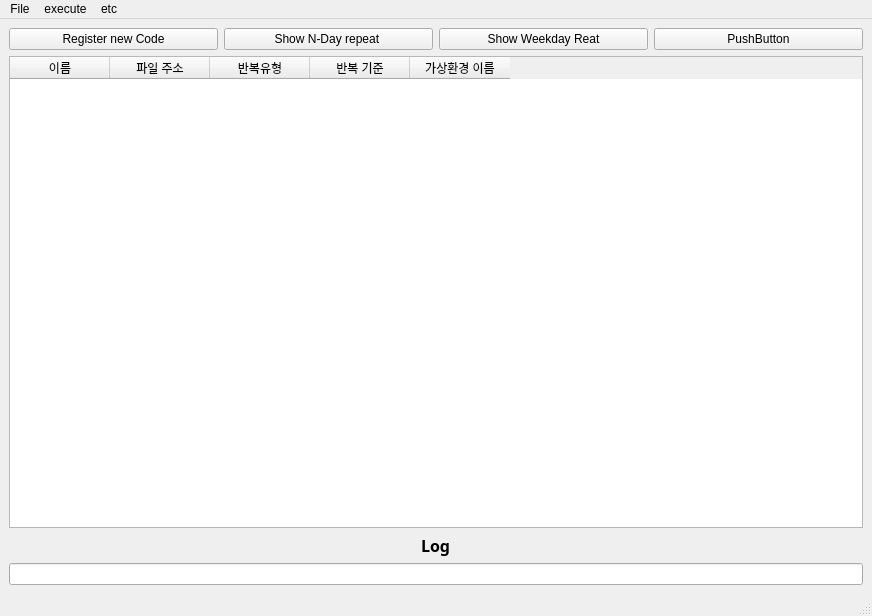
<?xml version="1.0" encoding="UTF-8"?>
<ui version="4.0">
 <class>MainWindow</class>
 <widget class="QMainWindow" name="MainWindow">
  <property name="geometry">
   <rect>
    <x>0</x>
    <y>0</y>
    <width>872</width>
    <height>616</height>
   </rect>
  </property>
  <property name="windowTitle">
   <string>MainWindow</string>
  </property>
  <widget class="QWidget" name="centralwidget">
   <layout class="QGridLayout" name="gridLayout_2">
    <item row="3" column="0">
     <widget class="QLineEdit" name="logText">
      <property name="readOnly">
       <bool>true</bool>
      </property>
     </widget>
    </item>
    <item row="0" column="0">
     <layout class="QGridLayout" name="gridLayout">
      <item row="0" column="1">
       <widget class="QPushButton" name="pushButton_2">
        <property name="font">
         <font>
          <family>Arial</family>
         </font>
        </property>
        <property name="text">
         <string>Show N-Day repeat </string>
        </property>
       </widget>
      </item>
      <item row="0" column="3">
       <widget class="QPushButton" name="testButton">
        <property name="font">
         <font>
          <family>Arial</family>
         </font>
        </property>
        <property name="text">
         <string>PushButton</string>
        </property>
       </widget>
      </item>
      <item row="0" column="2">
       <widget class="QPushButton" name="pushButton_3">
        <property name="font">
         <font>
          <family>Arial</family>
         </font>
        </property>
        <property name="text">
         <string>Show Weekday Reat</string>
        </property>
       </widget>
      </item>
      <item row="0" column="0">
       <widget class="QPushButton" name="registerButton">
        <property name="font">
         <font>
          <family>Arial</family>
         </font>
        </property>
        <property name="text">
         <string>Register new Code</string>
        </property>
       </widget>
      </item>
     </layout>
    </item>
    <item row="2" column="0" alignment="Qt::AlignHCenter">
     <widget class="QLabel" name="label">
      <property name="font">
       <font>
        <family>나눔스퀘어라운드OTF ExtraBold</family>
        <pointsize>12</pointsize>
        <weight>75</weight>
        <bold>true</bold>
       </font>
      </property>
      <property name="text">
       <string>Log</string>
      </property>
     </widget>
    </item>
    <item row="1" column="0">
     <widget class="QTableWidget" name="tableWidget">
      <property name="sizeAdjustPolicy">
       <enum>QAbstractScrollArea::AdjustIgnored</enum>
      </property>
      <property name="autoScroll">
       <bool>true</bool>
      </property>
      <property name="gridStyle">
       <enum>Qt::DashLine</enum>
      </property>
      <property name="sortingEnabled">
       <bool>true</bool>
      </property>
      <column>
       <property name="text">
        <string>이름</string>
       </property>
      </column>
      <column>
       <property name="text">
        <string>파일 주소</string>
       </property>
      </column>
      <column>
       <property name="text">
        <string>반복유형</string>
       </property>
      </column>
      <column>
       <property name="text">
        <string>반복 기준</string>
       </property>
      </column>
      <column>
       <property name="text">
        <string>가상환경 이름</string>
       </property>
      </column>
     </widget>
    </item>
   </layout>
  </widget>
  <widget class="QMenuBar" name="menubar">
   <property name="geometry">
    <rect>
     <x>0</x>
     <y>0</y>
     <width>872</width>
     <height>31</height>
    </rect>
   </property>
   <widget class="QMenu" name="menuFile">
    <property name="title">
     <string>File</string>
    </property>
    <addaction name="actionadd_file"/>
    <addaction name="actionsave"/>
    <addaction name="actionload"/>
   </widget>
   <widget class="QMenu" name="menuexecute">
    <property name="title">
     <string>execute</string>
    </property>
    <addaction name="actionRepeat_Execute"/>
   </widget>
   <widget class="QMenu" name="menuetc">
    <property name="title">
     <string>etc</string>
    </property>
    <addaction name="actionShow_current_time"/>
   </widget>
   <addaction name="menuFile"/>
   <addaction name="menuexecute"/>
   <addaction name="menuetc"/>
  </widget>
  <widget class="QStatusBar" name="statusbar"/>
  <action name="actionadd_file">
   <property name="text">
    <string>add file</string>
   </property>
  </action>
  <action name="actionsave">
   <property name="text">
    <string>save</string>
   </property>
   <property name="shortcut">
    <string>Ctrl+S</string>
   </property>
  </action>
  <action name="actionRepeat_Execute">
   <property name="text">
    <string>Repeat_Execute</string>
   </property>
  </action>
  <action name="actionexecute_week_day_list">
   <property name="text">
    <string>execute week-day list</string>
   </property>
  </action>
  <action name="actionload">
   <property name="text">
    <string>load</string>
   </property>
  </action>
  <action name="actionShow_current_time">
   <property name="text">
    <string>Show current time</string>
   </property>
  </action>
 </widget>
 <resources/>
 <connections/>
</ui>
